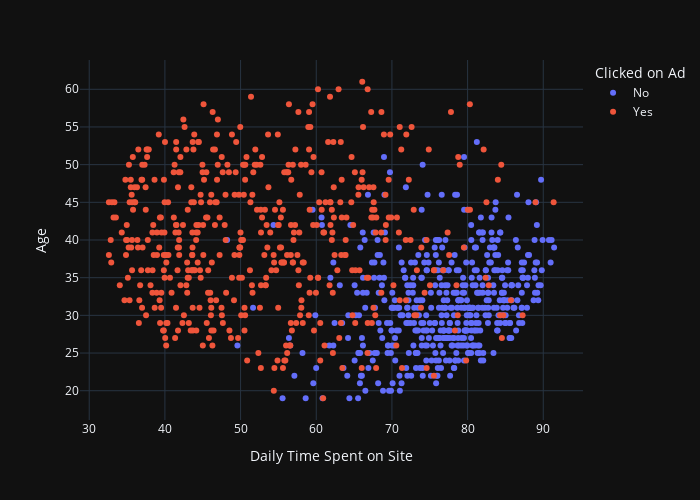

Notebook cell for this chart:
### Code cell
fig = px.scatter(df, x='Daily Time Spent on Site', y='Age', color='Clicked on Ad',
                 template='plotly_dark', width=700, height=500)
fig.show()

### Figure 1 — Plotly figure (JSON) as saved in the notebook; plotly's stock layout.template omitted (floating-point values rounded to 4 significant figures; data arrays with more than 128 entries replaced by an {"elided": "..."} marker saying what was removed)
{"data": [{"hovertemplate": "Clicked on Ad=No<br>Daily Time Spent on Site=%{x}<br>Age=%{y}<extra></extra>", "legendgroup": "No", "marker": {"color": "#636efa", "symbol": "circle"}, "mode": "markers", "name": "No", "orientation": "v", "showlegend": true, "type": "scatter", "x": {"elided": "500 float values"}, "xaxis": "x", "y": {"elided": "500 int values"}, "yaxis": "y"}, {"hovertemplate": "Clicked on Ad=Yes<br>Daily Time Spent on Site=%{x}<br>Age=%{y}<extra></extra>", "legendgroup": "Yes", "marker": {"color": "#EF553B", "symbol": "circle"}, "mode": "markers", "name": "Yes", "orientation": "v", "showlegend": true, "type": "scatter", "x": {"elided": "500 float values"}, "xaxis": "x", "y": {"elided": "500 int values"}, "yaxis": "y"}], "layout": {"height": 500, "legend": {"title": {"text": "Clicked on Ad"}, "tracegroupgap": 0}, "margin": {"t": 60}, "width": 700, "xaxis": {"anchor": "y", "domain": [0, 1], "title": {"text": "Daily Time Spent on Site"}}, "yaxis": {"anchor": "x", "domain": [0, 1], "title": {"text": "Age"}}}}
